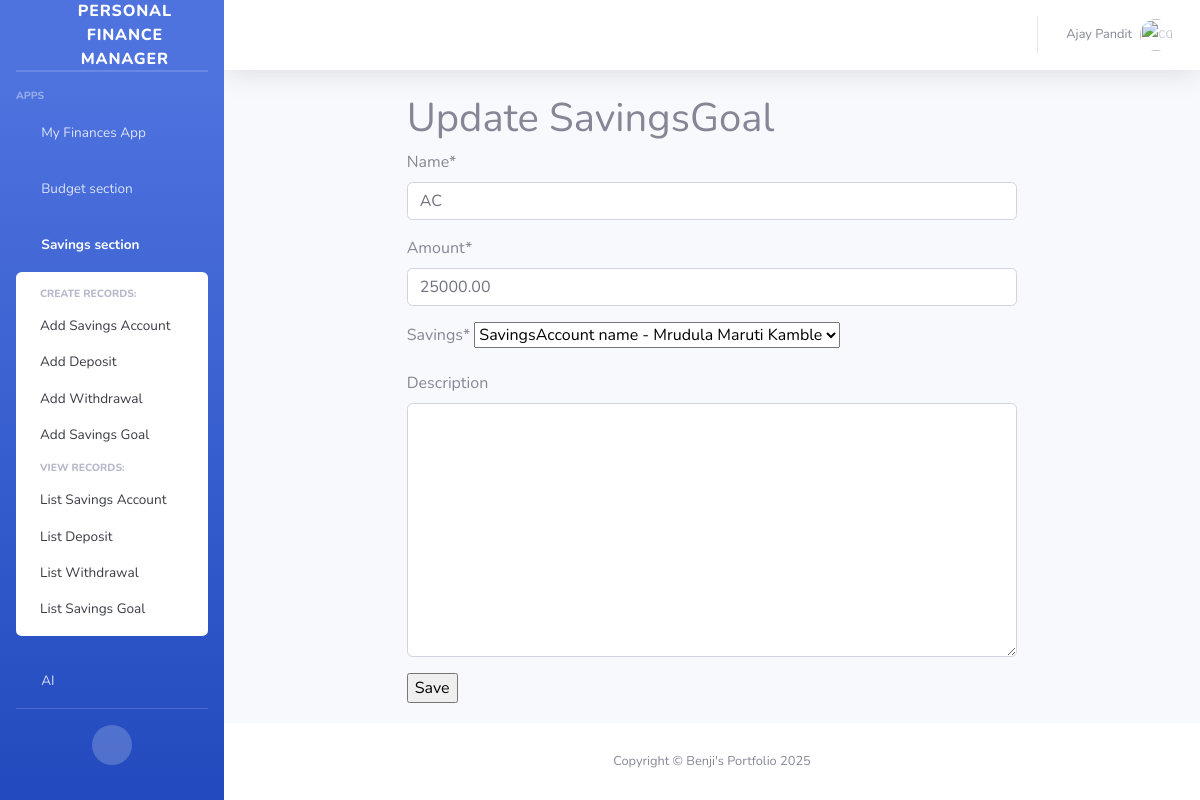
The app's page /savings_section/savings_goal_update/ac/ (signed in) with its own data.
### accounts/models.py (models this page shows, shortened)
class CustomUser(AbstractUser, PermissionsMixin):
    first_name = models.CharField(_('first name'), max_length=30, blank=False, null=False, unique=True)
    last_name = models.CharField(_('last name'), max_length=30, blank=False, null=False, unique=True)
    email = models.EmailField(_('email address'), unique=True, blank=False, null=False)
    phone_number = models.CharField(max_length=15, blank=False, null=False)
    is_active = models.BooleanField(_('active'), default=False)
    is_staff = models.BooleanField(_('staff status'), default=False)
    enable_two_factor_authentication = models.BooleanField(null=True, blank=True)
    date_joined = models.DateTimeField(_('date joined'), default=timezone.now)
    email_verified = models.BooleanField(_('email verified'), default=False,
                                         help_text=_('Designates whether the user has verified their email.'))
    objects = CustomUserManager()
    USERNAME_FIELD = 'email'
    REQUIRED_FIELDS = ['first_name', 'last_name']

### savings_section/models.py (models this page shows, shortened)
class SavingsGoal(models.Model):
    user = models.ForeignKey(settings.AUTH_USER_MODEL, on_delete=models.CASCADE)
    name = models.CharField(max_length=50, null=False, blank=False)
    amount = models.DecimalField(max_digits=10, decimal_places=2)
    savings = models.ForeignKey(SavingsAccount, on_delete=models.CASCADE)
    slug = models.SlugField(blank=True, null=True, unique=True)
    description = models.TextField(max_length=100, null=True, blank=True)
    created_at = models.DateTimeField(auto_now_add=True)
    updated_at = models.DateTimeField(auto_now=True)

class SavingsAccount(models.Model):
    user = models.ForeignKey(settings.AUTH_USER_MODEL, on_delete=models.CASCADE)
    name = models.CharField(max_length=50, null=False, blank=False)
    balance = models.DecimalField(max_digits=10, decimal_places=2)
    slug = models.SlugField(blank=True, null=True, unique=True)
    description = models.TextField(max_length=100, null=True, blank=True)
    created_at = models.DateTimeField(auto_now_add=True)
    updated_at = models.DateTimeField(auto_now=True)
    def __str__(self):
        return f'SavingsAccount name - {self.name}'

### savings_section/views.py (the view, shortened to what this page needs)
# urls.py: path('savings_goal_update/<slug:slug>/', SavingsGoalUpdateView.as_view(), name='savings_goal_update'),
@method_decorator(login_required, name='dispatch')
@method_decorator(csrf_protect, name='dispatch')
class SavingsGoalUpdateView(UpdateView):
    model = SavingsGoal
    form_class = SavingsGoalForm
    template_name = 'savings_section/savings_section_form.html'
    extra_context = {'header': 'Update SavingsGoal'}

### savings_section/forms.py (shortened to what this page needs)
class SavingsGoalForm(forms.ModelForm):
    class Meta:
        model = SavingsGoal
        fields = ['name', 'amount', 'savings', 'description']

### helper/context_processors.py (called while the page is built)
def add_custom_context(request):
    return {
        'app_name': request.resolver_match.app_name,
        'page_path': request.path,
        'today': datetime.today(),
        'user': request.user if request.user.is_authenticated else None
    }

### templates/savings_section/savings_section_form.html
{% extends 'base2.html' %}
{% load crispy_forms_tags %}
{% block content %}
<div class="row">
    <div class="col-lg-8 mx-auto">
        <h1>{{ header }}</h1>
        <form method="post">{% csrf_token %}
            {{ form|crispy }}
            <input type="submit" value="Save">
        </form>
    </div>
</div>
{% endblock %}

### templates/base2.html (shortened to what this page needs)
{% load static %}
{% load crispy_forms_tags %}
<html lang="en">
<head>
    <link href="{% static 'vendor/fontawesome-free/css/all.min.css' %}" rel="stylesheet" type="text/css">
    <link href="{% static 'css/sb-admin-2.min.css' %}" rel="stylesheet">
</head>
<body id="page-top">
<div id="wrapper">
    <ul class="navbar-nav bg-gradient-primary sidebar sidebar-dark accordion" id="accordionSidebar">
        <a class="sidebar-brand d-flex align-items-center justify-content-center" href="{% url 'website:index' %}">
            <div class="sidebar-brand-icon rotate-n-15">
                <i class="fas fa-laugh-wink"></i>
            </div>
            <div class="sidebar-brand-text mx-3">Personal Finance Manager</div>
        </a>
        <hr class="sidebar-divider my-0">
        <hr class="sidebar-divider">
        <div class="sidebar-heading">
            Apps
        </div>
        {% if user %}
            <li class="nav-item{% if app_name == 'my_finances' %} active{% endif %}">
                <a class="nav-link{% if app_name != 'my_finances' %} collapsed{% endif %}" href="#"
                   data-toggle="collapse" data-target="#collapseTwo"
                   aria-expanded="true" aria-controls="collapseTwo">
                    <i class="fas fa-fw fa-cog"></i>
                    <span>My Finances App</span>
                </a>
                        {% url 'my_finances:current_period' as my_finances_current_period %}
                        {% url 'my_finances:year_overview' as my_finances_year_overview %}
                        {% url 'my_finances:balance_create' as my_finances_balance_create %}
                        {% url 'my_finances:income_create' as my_finances_income_create %}
                        {% url 'my_finances:outcome_create' as my_finances_outcome_create %}
                        {% url 'my_finances:balance_list' as my_finances_balance_list %}
                        {% url 'my_finances:income_list' as my_finances_income_list %}
                        {% url 'my_finances:outcome_list' as my_finances_outcome_list %}
            </li>
       <li class="nav-item{% if app_name == 'budget_section' %} active{% endif %}">
            <a class="nav-link{% if app_name != 'budget_section' %} collapsed{% endif %}" href="#"
               data-toggle="collapse" data-target="#collapse2"
               aria-expanded="true" aria-controls="collapse2">
                <i class="fas fa-fw fa-cog"></i>
                <span>Budget section</span>
            </a>
                    {% url 'budget_section:budget_create' as budget_section_budget_create %}
                    {% url 'budget_section:category_create' as budget_section_category_create %}
                    {% url 'budget_section:transaction_create' as budget_section_transaction_create %}
                     {% url 'budget_section:budget_list' as budget_section_budget_list %}
                    {% url 'budget_section:category_list' as budget_section_category_list %}
                    {% url 'budget_section:transaction_list' as budget_section_transaction_list %}
        </li>
          <li class="nav-item{% if app_name == 'savings_section' %} active{% endif %}">
            <a class="nav-link{% if app_name != 'savings_section' %} collapsed{% endif %}" href="#"
               data-toggle="collapse" data-target="#collapse3"
               aria-expanded="true" aria-controls="collapse3">
                <i class="fas fa-fw fa-cog"></i>
                <span>Savings section</span>
            </a>
            <div id="collapse3" class="collapse{% if app_name == 'savings_section' %} show{% endif %}"
                 aria-labelledby="headingTwo" data-parent="#accordionSidebar">
                <div class="bg-white py-2 collapse-inner rounded">
                    <h6 class="collapse-header">Create records:</h6>
                    {% url 'savings_section:savings_create' as savings_section_savings_create %}
                    {% url 'savings_section:deposit_create' as savings_section_deposit_create %}
                    {% url 'savings_section:withdrawal_create' as savings_section_withdrawal_create %}
                    {% url 'savings_section:savings_goal_create' as savings_section_savings_goal_create %}
                    <a class="collapse-item{% if page_path == savings_section_savings_create %} active{% endif %}"
                           href="{{ savings_section_savings_create }}">Add Savings Account</a>
                    <a class="collapse-item{% if page_path == savings_section_deposit_create %} active{% endif %}"
                       href="{{ savings_section_deposit_create }}">Add Deposit</a>
                    <a class="collapse-item{% if page_path == savings_section_withdrawal_create %} active{% endif %}"
                       href="{{savings_section_withdrawal_create }}">Add Withdrawal</a>
                    <a class="collapse-item{% if page_path == savings_section_savings_goal_create %} active{% endif %}"
                       href="{{savings_section_savings_goal_create }}">Add Savings Goal</a>
                    <h6 class="collapse-header">View records:</h6>
                    {% url 'savings_section:savings_list' as savings_section_savings_list %}
                    {% url 'savings_section:deposits_list' as savings_section_deposit_list %}
                    {% url 'savings_section:withdrawals_list' as savings_section_withdrawal_list %}
                    {% url 'savings_section:savings_goals_list' as savings_section_savings_goal_list %}
                     <a class="collapse-item{% if page_path == savings_section_savings_list %} active{% endif %}"
                           href="{{ savings_section_savings_list }}">List Savings Account</a>
                    <a cLass="coLLapse-item{% if page_path == savings_section_deposit_list %} active{% endif %}"
                       href="{{ savings_section_deposit_list }}">List Deposit</a>
                    <a class="collapse-item{% if page_path == savings_section_withdrawal_list %} active{% endif %}"
                       href="{{savings_section_withdrawal_list }}">List Withdrawal</a>
                    <a class="collapse-item{% if page_path == savings_section_savings_goal_list %} active{% endif %}"
                       href="{{savings_section_savings_goal_list }}">List Savings Goal</a>
                </div>
            </div>
        </li>
        <li class="nav-item">
            <a class="nav-link collapsed" href="/ai/dashboard/">
                <i class="fas fa-fw fa-cog"></i>
                <span>AI</span>
            </a>
        </li>
        {% endif %}
        <hr class="sidebar-divider">
        <div class="text-center d-none d-md-inline">
            <button class="rounded-circle border-0" id="sidebarToggle"></button>
        </div>
    </ul>
    <div id="content-wrapper" class="d-flex flex-column">
        <div id="content">
            <nav class="navbar navbar-expand navbar-light bg-white topbar mb-4 static-top shadow">
                <ul class="navbar-nav ml-auto">
                    <li class="nav-item dropdown no-arrow">
                        {% if user %}
                            <a class="nav-link dropdown-toggle" href="#" id="userDropdown" role="button"
                               data-toggle="dropdown" aria-haspopup="true" aria-expanded="false">
                                <span class="mr-2 d-none d-lg-inline text-gray-600 small">{{ user.first_name }} {{ user.last_name }}</span>
                                <img class="img-profile rounded-circle"
                                     src="https://w7.pngwing.com/pngs/4/736/png-transparent-female-avatar-girl-face-woman-user-flat-classy-users-icon.png" alt="{{ user.username }}">
                            </a>
                        {% endif %}
                    </li>
                </ul>
            </nav>
            <div class="container-fluid">
                {% block content %}
                {% endblock %}
            </div>
        </div>
        <footer class="sticky-footer bg-white">
            <div class="container my-auto">
                <div class="copyright text-center my-auto">
                    <span>Copyright &copy; Benji's Portfolio {{ today.year }}</span>
                </div>
            </div>
        </footer>
    </div>
</div>
</body>
</html>

### records on screen
CustomUser: first_name "Ajay", last_name "Pandit"
SavingsGoal: name "AC", amount "25000.00", savings "SavingsAccount name - Mrudula Maruti Kamble"

### other values on screen
{{ header }} "Update SavingsGoal"
